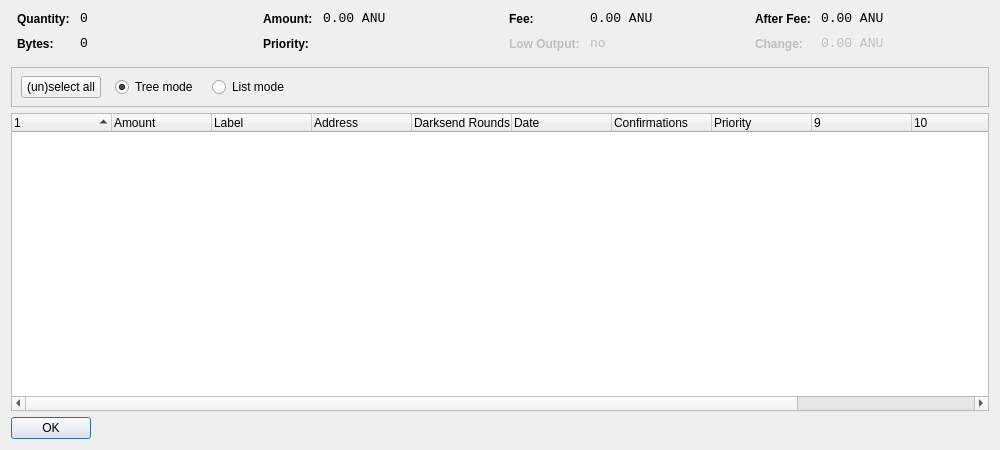
<?xml version="1.0" encoding="UTF-8"?>
<ui version="4.0">
 <class>CoinControlDialog</class>
 <widget class="QDialog" name="CoinControlDialog">
  <property name="geometry">
   <rect>
    <x>0</x>
    <y>0</y>
    <width>1000</width>
    <height>450</height>
   </rect>
  </property>
  <property name="windowTitle">
   <string>Coin Control</string>
  </property>
  <layout class="QVBoxLayout" name="verticalLayout">
   <item>
    <layout class="QHBoxLayout" name="horizontalLayoutTop" stretch="0,0,0,0">
     <property name="topMargin">
      <number>0</number>
     </property>
     <property name="bottomMargin">
      <number>10</number>
     </property>
     <item>
      <layout class="QFormLayout" name="formLayoutCoinControl1">
       <property name="horizontalSpacing">
        <number>10</number>
       </property>
       <property name="verticalSpacing">
        <number>10</number>
       </property>
       <property name="leftMargin">
        <number>6</number>
       </property>
       <property name="rightMargin">
        <number>6</number>
       </property>
       <item row="0" column="0">
        <widget class="QLabel" name="labelCoinControlQuantityText">
         <property name="styleSheet">
          <string notr="true">font-weight:bold;</string>
         </property>
         <property name="text">
          <string>Quantity:</string>
         </property>
        </widget>
       </item>
       <item row="0" column="1">
        <widget class="QLabel" name="labelCoinControlQuantity">
         <property name="font">
          <font>
           <family>Monospace</family>
           <pointsize>10</pointsize>
          </font>
         </property>
         <property name="cursor">
          <cursorShape>IBeamCursor</cursorShape>
         </property>
         <property name="contextMenuPolicy">
          <enum>Qt::ActionsContextMenu</enum>
         </property>
         <property name="text">
          <string notr="true">0</string>
         </property>
         <property name="textInteractionFlags">
          <set>Qt::LinksAccessibleByMouse|Qt::TextSelectableByKeyboard|Qt::TextSelectableByMouse</set>
         </property>
        </widget>
       </item>
       <item row="1" column="0">
        <widget class="QLabel" name="labelCoinControlBytesText">
         <property name="styleSheet">
          <string notr="true">font-weight:bold;</string>
         </property>
         <property name="text">
          <string>Bytes:</string>
         </property>
        </widget>
       </item>
       <item row="1" column="1">
        <widget class="QLabel" name="labelCoinControlBytes">
         <property name="font">
          <font>
           <family>Monospace</family>
           <pointsize>10</pointsize>
          </font>
         </property>
         <property name="cursor">
          <cursorShape>IBeamCursor</cursorShape>
         </property>
         <property name="contextMenuPolicy">
          <enum>Qt::ActionsContextMenu</enum>
         </property>
         <property name="text">
          <string notr="true">0</string>
         </property>
         <property name="textInteractionFlags">
          <set>Qt::LinksAccessibleByMouse|Qt::TextSelectableByKeyboard|Qt::TextSelectableByMouse</set>
         </property>
        </widget>
       </item>
      </layout>
     </item>
     <item>
      <layout class="QFormLayout" name="formLayoutCoinControl2">
       <property name="horizontalSpacing">
        <number>10</number>
       </property>
       <property name="verticalSpacing">
        <number>10</number>
       </property>
       <property name="leftMargin">
        <number>6</number>
       </property>
       <property name="rightMargin">
        <number>6</number>
       </property>
       <item row="0" column="0">
        <widget class="QLabel" name="labelCoinControlAmountText">
         <property name="styleSheet">
          <string notr="true">font-weight:bold;</string>
         </property>
         <property name="text">
          <string>Amount:</string>
         </property>
        </widget>
       </item>
       <item row="0" column="1">
        <widget class="QLabel" name="labelCoinControlAmount">
         <property name="font">
          <font>
           <family>Monospace</family>
           <pointsize>10</pointsize>
          </font>
         </property>
         <property name="cursor">
          <cursorShape>IBeamCursor</cursorShape>
         </property>
         <property name="contextMenuPolicy">
          <enum>Qt::ActionsContextMenu</enum>
         </property>
         <property name="text">
          <string notr="true">0.00 ANU</string>
         </property>
         <property name="textInteractionFlags">
          <set>Qt::LinksAccessibleByMouse|Qt::TextSelectableByKeyboard|Qt::TextSelectableByMouse</set>
         </property>
        </widget>
       </item>
       <item row="1" column="0">
        <widget class="QLabel" name="labelCoinControlPriorityText">
         <property name="styleSheet">
          <string notr="true">font-weight:bold;</string>
         </property>
         <property name="text">
          <string>Priority:</string>
         </property>
        </widget>
       </item>
       <item row="1" column="1">
        <widget class="QLabel" name="labelCoinControlPriority">
         <property name="font">
          <font>
           <family>Monospace</family>
           <pointsize>10</pointsize>
          </font>
         </property>
         <property name="cursor">
          <cursorShape>IBeamCursor</cursorShape>
         </property>
         <property name="contextMenuPolicy">
          <enum>Qt::ActionsContextMenu</enum>
         </property>
         <property name="text">
          <string/>
         </property>
         <property name="textInteractionFlags">
          <set>Qt::LinksAccessibleByMouse|Qt::TextSelectableByKeyboard|Qt::TextSelectableByMouse</set>
         </property>
        </widget>
       </item>
      </layout>
     </item>
     <item>
      <layout class="QFormLayout" name="formLayoutCoinControl3">
       <property name="horizontalSpacing">
        <number>10</number>
       </property>
       <property name="verticalSpacing">
        <number>10</number>
       </property>
       <property name="leftMargin">
        <number>6</number>
       </property>
       <property name="rightMargin">
        <number>6</number>
       </property>
       <item row="0" column="0">
        <widget class="QLabel" name="labelCoinControlFeeText">
         <property name="styleSheet">
          <string notr="true">font-weight:bold;</string>
         </property>
         <property name="text">
          <string>Fee:</string>
         </property>
        </widget>
       </item>
       <item row="0" column="1">
        <widget class="QLabel" name="labelCoinControlFee">
         <property name="font">
          <font>
           <family>Monospace</family>
           <pointsize>10</pointsize>
          </font>
         </property>
         <property name="cursor">
          <cursorShape>IBeamCursor</cursorShape>
         </property>
         <property name="contextMenuPolicy">
          <enum>Qt::ActionsContextMenu</enum>
         </property>
         <property name="text">
          <string notr="true">0.00 ANU</string>
         </property>
         <property name="textInteractionFlags">
          <set>Qt::LinksAccessibleByMouse|Qt::TextSelectableByKeyboard|Qt::TextSelectableByMouse</set>
         </property>
        </widget>
       </item>
       <item row="1" column="0">
        <widget class="QLabel" name="labelCoinControlLowOutputText">
         <property name="enabled">
          <bool>false</bool>
         </property>
         <property name="styleSheet">
          <string notr="true">font-weight:bold;</string>
         </property>
         <property name="text">
          <string>Low Output:</string>
         </property>
        </widget>
       </item>
       <item row="1" column="1">
        <widget class="QLabel" name="labelCoinControlLowOutput">
         <property name="enabled">
          <bool>false</bool>
         </property>
         <property name="font">
          <font>
           <family>Monospace</family>
           <pointsize>10</pointsize>
          </font>
         </property>
         <property name="cursor">
          <cursorShape>IBeamCursor</cursorShape>
         </property>
         <property name="contextMenuPolicy">
          <enum>Qt::ActionsContextMenu</enum>
         </property>
         <property name="text">
          <string notr="true">no</string>
         </property>
         <property name="textInteractionFlags">
          <set>Qt::LinksAccessibleByMouse|Qt::TextSelectableByKeyboard|Qt::TextSelectableByMouse</set>
         </property>
        </widget>
       </item>
      </layout>
     </item>
     <item>
      <layout class="QFormLayout" name="formLayoutCoinControl4">
       <property name="horizontalSpacing">
        <number>10</number>
       </property>
       <property name="verticalSpacing">
        <number>10</number>
       </property>
       <property name="leftMargin">
        <number>6</number>
       </property>
       <property name="rightMargin">
        <number>6</number>
       </property>
       <item row="0" column="0">
        <widget class="QLabel" name="labelCoinControlAfterFeeText">
         <property name="styleSheet">
          <string notr="true">font-weight:bold;</string>
         </property>
         <property name="text">
          <string>After Fee:</string>
         </property>
        </widget>
       </item>
       <item row="0" column="1">
        <widget class="QLabel" name="labelCoinControlAfterFee">
         <property name="font">
          <font>
           <family>Monospace</family>
           <pointsize>10</pointsize>
          </font>
         </property>
         <property name="cursor">
          <cursorShape>IBeamCursor</cursorShape>
         </property>
         <property name="contextMenuPolicy">
          <enum>Qt::ActionsContextMenu</enum>
         </property>
         <property name="text">
          <string notr="true">0.00 ANU</string>
         </property>
         <property name="textInteractionFlags">
          <set>Qt::LinksAccessibleByMouse|Qt::TextSelectableByKeyboard|Qt::TextSelectableByMouse</set>
         </property>
        </widget>
       </item>
       <item row="1" column="0">
        <widget class="QLabel" name="labelCoinControlChangeText">
         <property name="enabled">
          <bool>false</bool>
         </property>
         <property name="styleSheet">
          <string notr="true">font-weight:bold;</string>
         </property>
         <property name="text">
          <string>Change:</string>
         </property>
        </widget>
       </item>
       <item row="1" column="1">
        <widget class="QLabel" name="labelCoinControlChange">
         <property name="enabled">
          <bool>false</bool>
         </property>
         <property name="font">
          <font>
           <family>Monospace</family>
           <pointsize>10</pointsize>
          </font>
         </property>
         <property name="cursor">
          <cursorShape>IBeamCursor</cursorShape>
         </property>
         <property name="contextMenuPolicy">
          <enum>Qt::ActionsContextMenu</enum>
         </property>
         <property name="text">
          <string notr="true">0.00 ANU</string>
         </property>
         <property name="textInteractionFlags">
          <set>Qt::LinksAccessibleByMouse|Qt::TextSelectableByKeyboard|Qt::TextSelectableByMouse</set>
         </property>
        </widget>
       </item>
      </layout>
     </item>
    </layout>
   </item>
   <item>
    <widget class="QFrame" name="frame">
     <property name="minimumSize">
      <size>
       <width>0</width>
       <height>40</height>
      </size>
     </property>
     <property name="frameShape">
      <enum>QFrame::StyledPanel</enum>
     </property>
     <property name="frameShadow">
      <enum>QFrame::Sunken</enum>
     </property>
     <widget class="QWidget" name="horizontalLayoutWidget">
      <property name="geometry">
       <rect>
        <x>10</x>
        <y>0</y>
        <width>781</width>
        <height>41</height>
       </rect>
      </property>
      <layout class="QHBoxLayout" name="horizontalLayoutPanel" stretch="0,0,0,0">
       <property name="spacing">
        <number>14</number>
       </property>
       <item>
        <widget class="QPushButton" name="pushButtonSelectAll">
         <property name="sizePolicy">
          <sizepolicy hsizetype="Maximum" vsizetype="Fixed">
           <horstretch>0</horstretch>
           <verstretch>0</verstretch>
          </sizepolicy>
         </property>
         <property name="text">
          <string>(un)select all</string>
         </property>
        </widget>
       </item>
       <item>
        <widget class="QRadioButton" name="radioTreeMode">
         <property name="sizePolicy">
          <sizepolicy hsizetype="Maximum" vsizetype="Fixed">
           <horstretch>0</horstretch>
           <verstretch>0</verstretch>
          </sizepolicy>
         </property>
         <property name="text">
          <string>Tree mode</string>
         </property>
         <property name="checked">
          <bool>true</bool>
         </property>
        </widget>
       </item>
       <item>
        <widget class="QRadioButton" name="radioListMode">
         <property name="sizePolicy">
          <sizepolicy hsizetype="Maximum" vsizetype="Fixed">
           <horstretch>0</horstretch>
           <verstretch>0</verstretch>
          </sizepolicy>
         </property>
         <property name="text">
          <string>List mode</string>
         </property>
        </widget>
       </item>
       <item>
        <spacer name="horizontalSpacer">
         <property name="orientation">
          <enum>Qt::Horizontal</enum>
         </property>
         <property name="sizeHint" stdset="0">
          <size>
           <width>40</width>
           <height>20</height>
          </size>
         </property>
        </spacer>
       </item>
      </layout>
     </widget>
    </widget>
   </item>
   <item>
    <widget class="CoinControlTreeWidget" name="treeWidget">
     <property name="contextMenuPolicy">
      <enum>Qt::CustomContextMenu</enum>
     </property>
     <property name="sortingEnabled">
      <bool>false</bool>
     </property>
     <property name="columnCount">
      <number>12</number>
     </property>
     <attribute name="headerShowSortIndicator" stdset="0">
      <bool>true</bool>
     </attribute>
     <attribute name="headerStretchLastSection">
      <bool>false</bool>
     </attribute>
     <column>
      <property name="text">
       <string/>
      </property>
     </column>
     <column>
      <property name="text">
       <string>Amount</string>
      </property>
     </column>
     <column>
      <property name="text">
       <string>Label</string>
      </property>
     </column>
     <column>
      <property name="text">
       <string>Address</string>
      </property>
     </column>
     <column>
      <property name="text">
       <string>Darksend Rounds</string>
      </property>
     </column>
     <column>
      <property name="text">
       <string>Date</string>
      </property>
     </column>
     <column>
      <property name="text">
       <string>Confirmations</string>
      </property>
      <property name="toolTip">
       <string>Confirmed</string>
      </property>
     </column>
     <column>
      <property name="text">
       <string>Priority</string>
      </property>
     </column>
     <column>
      <property name="text">
       <string/>
      </property>
     </column>
     <column>
      <property name="text">
       <string/>
      </property>
     </column>
     <column>
      <property name="text">
       <string/>
      </property>
     </column>
     <column>
      <property name="text">
       <string/>
      </property>
     </column>
    </widget>
   </item>
   <item>
    <widget class="QDialogButtonBox" name="buttonBox">
     <property name="sizePolicy">
      <sizepolicy hsizetype="Maximum" vsizetype="Fixed">
       <horstretch>0</horstretch>
       <verstretch>0</verstretch>
      </sizepolicy>
     </property>
     <property name="orientation">
      <enum>Qt::Horizontal</enum>
     </property>
     <property name="standardButtons">
      <set>QDialogButtonBox::Ok</set>
     </property>
    </widget>
   </item>
  </layout>
 </widget>
 <customwidgets>
  <customwidget>
   <class>CoinControlTreeWidget</class>
   <extends>QTreeWidget</extends>
   <header>coincontroltreewidget.h</header>
  </customwidget>
 </customwidgets>
 <resources/>
 <connections/>
</ui>
